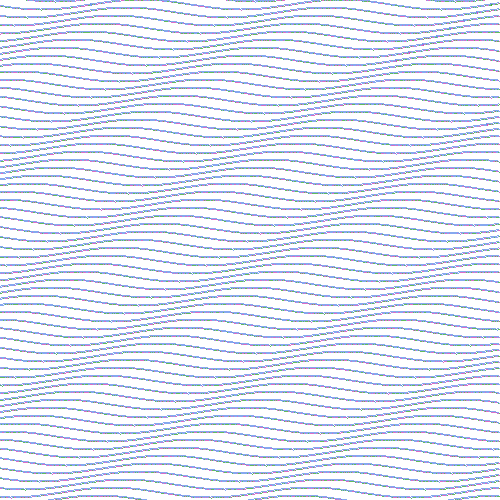
Frame 1 (no input)
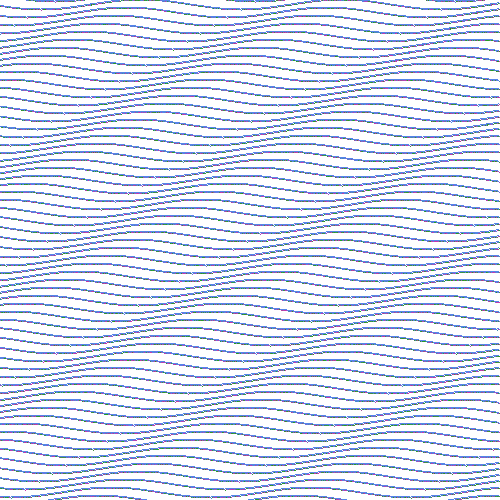
Frame 60 (the mouse pressed at the canvas centre just before this capture)
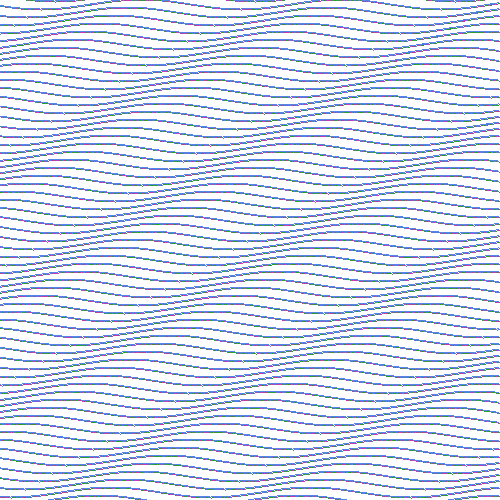
Frame 120 (the mouse held since frame 60 and released just before this capture)

The Processing sketch that drew these frames (run headless with seeded random() and noise(); from frame 60 on, the mouse is pressed at the canvas centre):

// Processing sketch: processing_38061
// ── processing_38061.pde

float xPos= 50;
float yPos= 50;
float shiftVal = 0;
int topColor = 0;
int i = 1;
void setup()
{
  size(500,500);
  background(255);
  
}

void draw()
{
  strokeWeight(1);
  for(int yPos=-3; yPos<504; yPos+=8)
  {
    for(int xPos=0; (xPos-(yPos*1.7))<500; xPos +=1)
    {
     stroke((84+((yPos)*20)%(255/2)),132+(yPos%(255/2)),232+(yPos%(255/2)));
     topColor = int(random(3));

        if (topColor == 0)
        {
          stroke(84,132,232);
        }
        else
         {
                if (topColor == 1)
     {
       stroke(34,160,26);
     }
     else
     {
       stroke(203,51,176);
     }
         }

     point(xPos-1.7*yPos,yPos+5*sin(PI*xPos/100));
     stroke(84,132,232); //203,51,176)
     point(xPos-1.7*yPos-1,yPos+5*sin(PI*xPos/100)-1);
    }
  }
  /*
  for(int xPos=1; xPos<(width+50); xPos+=100)
  {
  if ((xPos+shiftVal)%50 == 0)
  {
   i = -1;
  }
  else
  {
   i = 1;
  }
  arc(xPos, yPos, 100, 10, i*PI, (i*PI)+PI);
  }
  */
}
